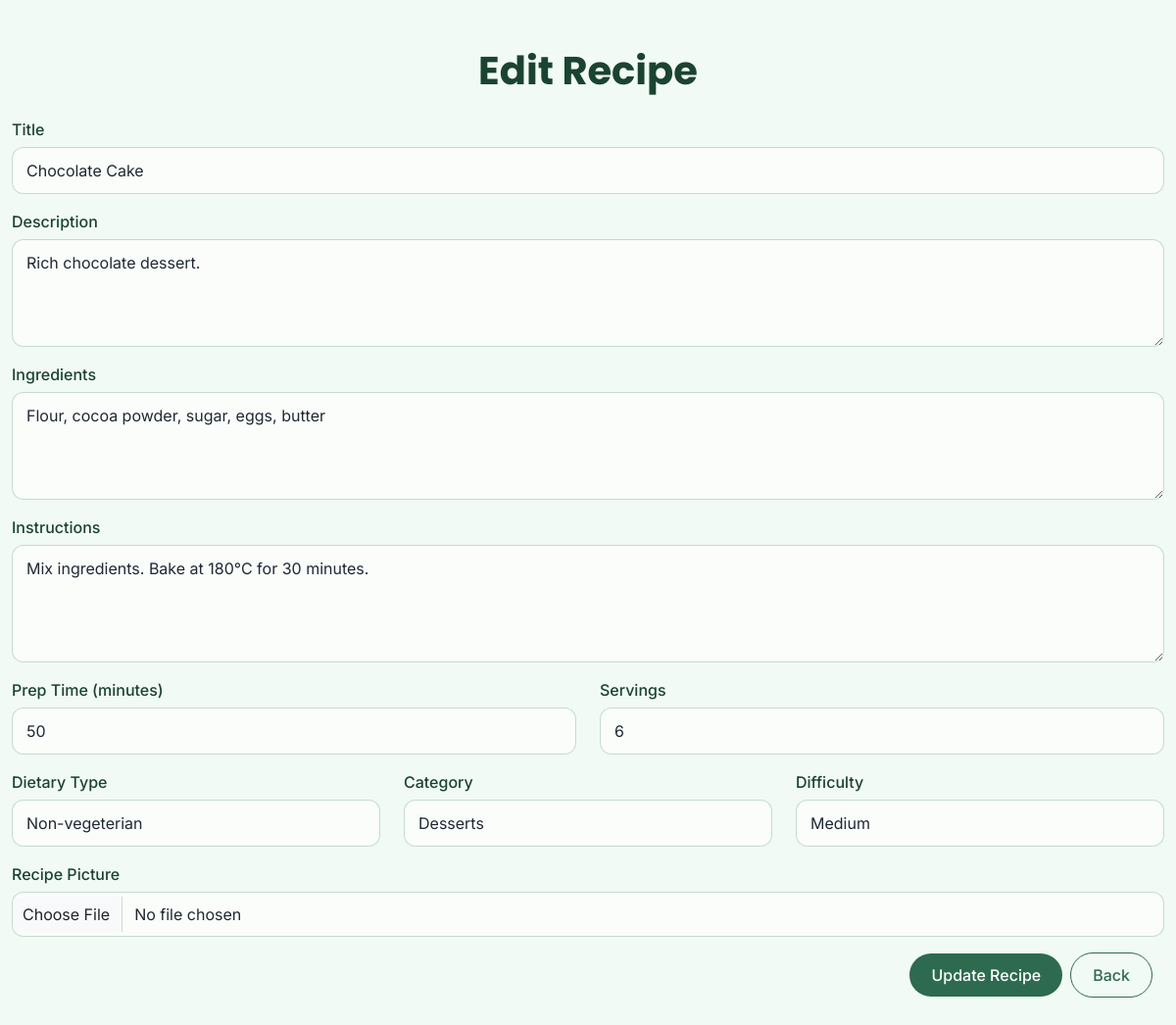
The app's page /functions/update.php?id=7&type=recipe (signed in), older data.
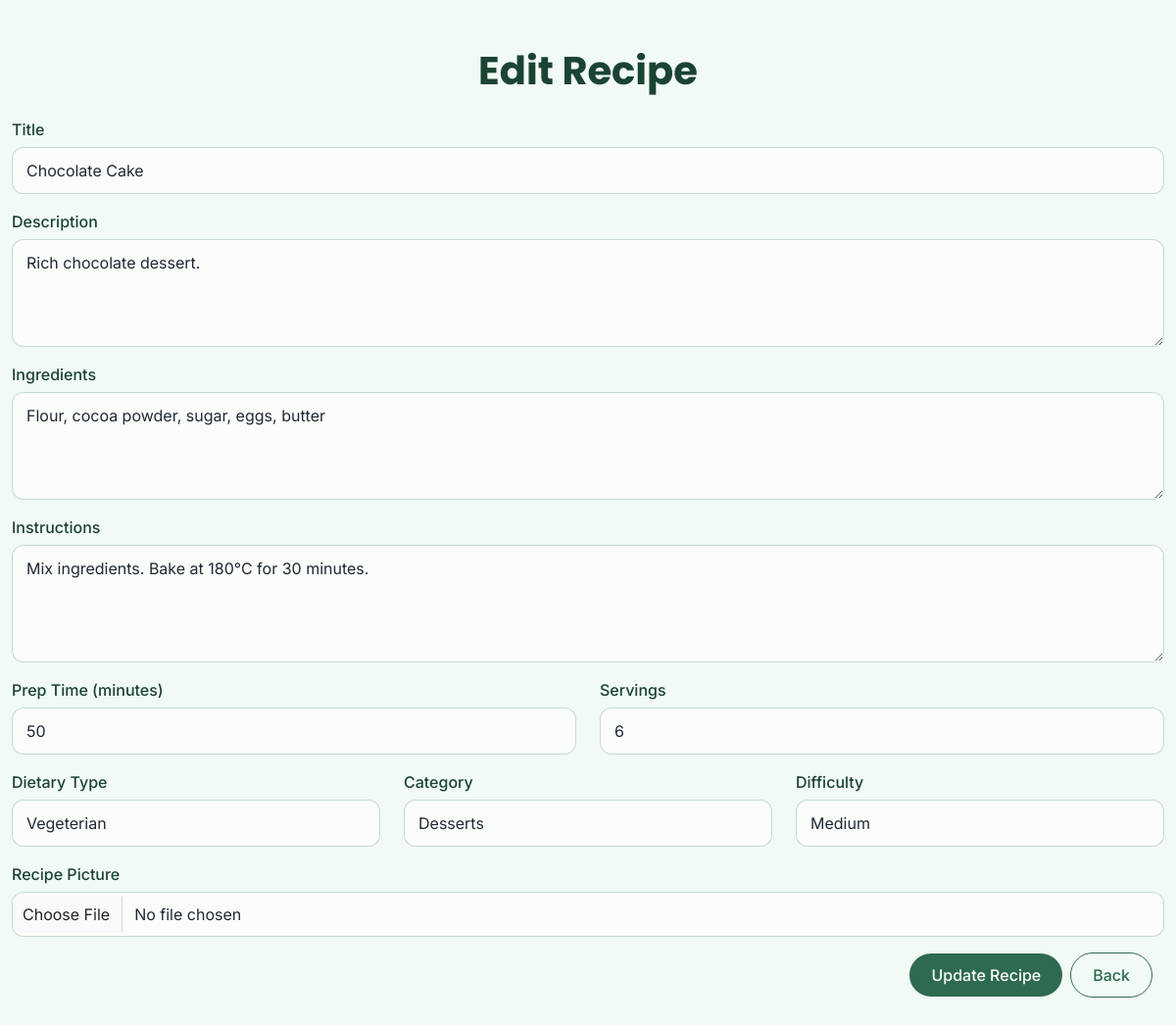
The same page, newer data.
### tables this page shows
CREATE TABLE IF NOT EXISTS `recipes` (
  `id` int NOT NULL AUTO_INCREMENT,
  `title` varchar(255) NOT NULL,
  `description` text,
  `recipe_picture` varchar(255) DEFAULT NULL,
  `ingredients` text NOT NULL,
  `instructions` longtext NOT NULL,
  `prep_time` int NOT NULL,
  `dietary_type` enum('Vegeterian','Non-vegeterian','Vegan') NOT NULL,
  `category` enum('Chicken meals','Vegetables','Desserts','Fish meals') DEFAULT NULL,
  `created_at` timestamp NULL DEFAULT CURRENT_TIMESTAMP,
  `updated_at` timestamp NULL DEFAULT CURRENT_TIMESTAMP ON UPDATE CURRENT_TIMESTAMP,
  `difficulty` enum('Easy','Medium','Complicated') DEFAULT NULL,
  `servings` int NOT NULL,
  `author_id` int DEFAULT NULL,
  PRIMARY KEY (`id`),
  KEY `fk_recipes_author` (`author_id`)
);

### functions/update.php (the view, shortened to what the changed rows need)
<?php
require_once "../components/db_connect.php";
$backBtn = "../Pages/landingpage.php";
if (isset($_SESSION["adm"])) {
    $backBtn = "admin_dashboard.php";
} elseif (isset($_SESSION["user"])) {
    $backBtn = "user_dashboard.php";
}
$id = $_GET["id"] ?? '';
$type = $_GET["type"] ?? '';
if ($type == 'user') {
    $sql = "SELECT * FROM users WHERE id = $id";
    $result = mysqli_query($connect, $sql);
    $row = mysqli_fetch_assoc($result);
    $display_status = "";
    if (isset($_SESSION["adm"])) {
        $display_status = "
        <div class='mb-3'>
            <label for='status' class='form-label'>Status</label>
            <select class='form-control' id='status' name='status'>
                <option value='Active'" . (($row['status'] ?? '') == 'Active' ? ' selected' : '') . ">Active</option>
                <option value='Blocked'" . (($row['status'] ?? '') == 'Blocked' ? ' selected' : '') . ">Blocked</option>
            </select>
        </div>";
    }
    if (isset($_POST["update"])) {
        $fname = mysqli_real_escape_string($connect, $_POST["fname"]);
        $lname = mysqli_real_escape_string($connect, $_POST["lname"]);
        $email = mysqli_real_escape_string($connect, $_POST["email"]);
        $status = $_POST["status"] ?? 'users.status';
        $picture = fileUpload($_FILES["picture"]);
        if ($_FILES["picture"]["error"] == 0) {
            if ($row["user_image"] != "avatar.png" && !empty($row["user_image"])) {
                $filePath = "../pictures/{$row["user_image"]}";
                if (file_exists($filePath)) {
                    unlink($filePath);
                }
            }
            $sql = "UPDATE users SET first_name = '$fname', last_name = '$lname', user_image = '$picture[0]', email = '$email', status = '$status' WHERE id = {$id}";
        } else {
            $sql = "UPDATE users SET first_name = '$fname', last_name = '$lname', email = '$email', status = '$status' WHERE id = {$id}";
        }
        if (mysqli_query($connect, $sql)) {
            echo "<div class='alert alert-success' role='alert'>User profile has been Updated</div>";
            header("refresh: 3; url=$backBtn");
        } else {
            echo "<div class='alert alert-danger' role='alert'>Error found, {$picture[1]}</div>";
        }
    }
} elseif ($type == 'recipe') {
    $sql = "SELECT * FROM recipes WHERE id = $id";
    $result = mysqli_query($connect, $sql);
    $row = mysqli_fetch_assoc($result);
}
?>
<!doctype html>
<html lang="en">
<head>
    <?php include "../components/head.php"; ?>
    <link rel="stylesheet" href="../css/update.css">
</head>
<body>
    <div class="container my-5">
        <?php if ($type == 'user'): ?>
            <h1 class="text-center mb-4">Edit Profile</h1>
            <form method="post" autocomplete="off" enctype="multipart/form-data">
                <div class="mb-3 mt-3">
                    <label for="fname" class="form-label">First name</label>
                    <input type="text" class="form-control" id="fname" name="fname" placeholder="First name" value="<?= htmlspecialchars($row["first_name"] ?? '') ?>" required>
                </div>
                <div class="mb-3">
                    <label for="lname" class="form-label">Last name</label>
                    <input type="text" class="form-control" id="lname" name="lname" placeholder="Last name" value="<?= htmlspecialchars($row["last_name"] ?? '') ?>" required>
                </div>
                <div class="mb-3">
                    <label for="picture" class="form-label">Profile picture</label>
                    <input type="file" class="form-control" id="picture" name="picture">
                </div>
                <div class="mb-3">
                    <label for="email" class="form-label">Email address</label>
                    <input type="email" class="form-control" id="email" name="email" placeholder="Email address" value="<?= htmlspecialchars($row["email"] ?? '') ?>" required>
                </div>
                <?= $display_status ?>
                <button name="update" type="submit" class="btn btn-warning">Update Profile</button>
                <a href="<?= $backBtn ?>" class="btn btn-secondary">Back</a>
            </form>
        <?php elseif ($type == 'recipe'): ?>
            <h1 class="text-center mb-4">Edit Recipe</h1>
            <form method="post" autocomplete="off" enctype="multipart/form-data">
                <div class="mb-3 mt-3">
                    <label for="title" class="form-label">Title</label>
                    <input type="text" class="form-control" id="title" name="title" placeholder="Recipe Title" value="<?= htmlspecialchars($row["title"] ?? '') ?>" required>
                </div>
                <div class="mb-3">
                    <label for="description" class="form-label">Description</label>
                    <textarea class="form-control" id="description" name="description" rows="3" required><?= htmlspecialchars($row["description"] ?? '') ?></textarea>
                </div>
                <div class="mb-3">
                    <label for="ingredients" class="form-label">Ingredients</label>
                    <textarea class="form-control" id="ingredients" name="ingredients" rows="3" required><?= htmlspecialchars($row["ingredients"] ?? '') ?></textarea>
                </div>
                <div class="mb-3">
                    <label for="instructions" class="form-label">Instructions</label>
                    <textarea class="form-control" id="instructions" name="instructions" rows="4" required><?= htmlspecialchars($row["instructions"] ?? '') ?></textarea>
                </div>
                <div class="row">
                    <div class="col-md-6 mb-3">
                        <label for="prep_time" class="form-label">Prep Time (minutes)</label>
                        <input type="number" class="form-control" id="prep_time" name="prep_time" value="<?= htmlspecialchars($row["prep_time"] ?? '') ?>" required>
                    </div>
                    <div class="col-md-6 mb-3">
                        <label for="servings" class="form-label">Servings</label>
                        <input type="number" class="form-control" id="servings" name="servings" value="<?= htmlspecialchars($row["servings"] ?? '') ?>" required>
                    </div>
                </div>
                <div class="row">
                    <div class="col-md-4 mb-3">
                        <label for="dietary_type" class="form-label">Dietary Type</label>
                        <select class="form-control" id="dietary_type" name="dietary_type">
                            <option value="Vegeterian" <?= (isset($row["dietary_type"]) && $row["dietary_type"] == 'Vegeterian') ? 'selected' : '' ?>>Vegeterian</option>
                            <option value="Non-vegeterian" <?= (isset($row["dietary_type"]) && $row["dietary_type"] == 'Non-vegeterian') ? 'selected' : '' ?>>Non-vegeterian</option>
                        </select>
                    </div>
                    <div class="col-md-4 mb-3">
                        <label for="category" class="form-label">Category</label>
                        <select class="form-control" id="category" name="category">
                            <option value="Desserts" <?= (isset($row["category"]) && $row["category"] == 'Desserts') ? 'selected' : '' ?>>Desserts</option>
                        </select>
                    </div>
                    <div class="col-md-4 mb-3">
                        <label for="difficulty" class="form-label">Difficulty</label>
                        <select class="form-control" id="difficulty" name="difficulty">
                            <option value="Medium" <?= (isset($row["difficulty"]) && $row["difficulty"] == 'Medium') ? 'selected' : '' ?>>Medium</option>
                        </select>
                    </div>
                </div>
                <div class="mb-3">
                    <label for="recipe_picture" class="form-label">Recipe Picture</label>
                    <input type="file" class="form-control" id="recipe_picture" name="recipe_picture">
                </div>
                <div class="container d-flex align-items-center justify-content-end">
                    <button name="update" type="submit" class="btn btn-warning mb-5 me-1">Update Recipe</button>
                    <a href="<?= $backBtn ?>" class="btn btn-secondary mb-5 ms-1">Back</a>
                </div>
            </form>
        <?php endif; ?>
    </div>
</body>
</html>

Row changes from the older to the newer data that the page shows:
changed recipes "Chocolate Cake": dietary_type "Non-vegeterian" → "Vegeterian"
